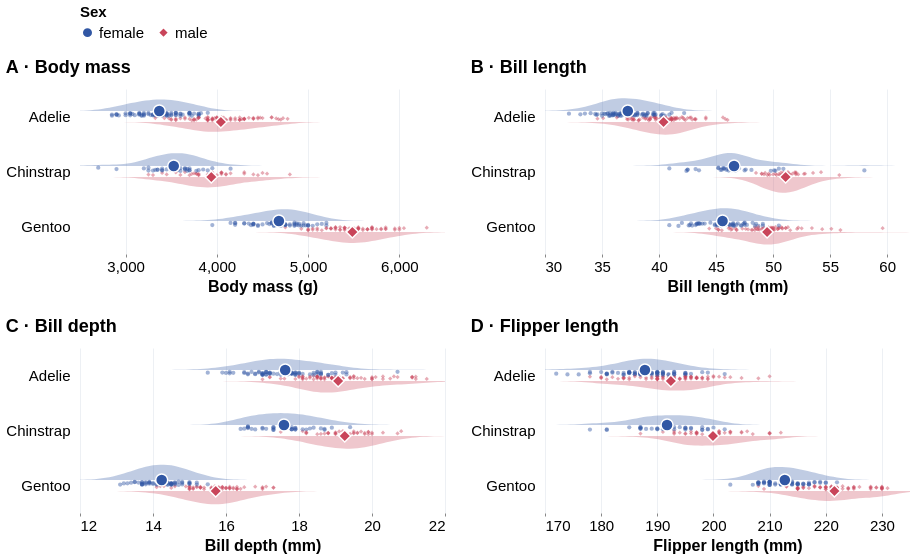

The specification (Vega-Lite) saved for this image:
### Vega-Lite specification from a JSON file in a GitHub repository (floating-point values rounded to 4 significant figures; data arrays with more than 128 entries replaced by an {"elided": "..."} marker saying what was removed)
{"$schema": "https://vega.github.io/schema/vega-lite/v6.json", "concat": [{"data": {"values": {"elided": "333 records"}}, "width": 365, "height": 165, "title": "A · Body mass", "encoding": {"x": {"field": "body_mass_g", "type": "quantitative", "title": "Body mass (g)", "scale": {"domain": [2500, 6500], "zero": false}, "axis": {"tickCount": 5}}, "y": {"field": "rowY", "type": "quantitative", "title": null, "scale": {"domain": [-0.5, 2.5], "reverse": true}, "axis": {"values": [0, 1, 2], "grid": false, "ticks": false, "labelPadding": 10, "labelExpr": "['Adelie','Chinstrap','Gentoo'][datum.value]"}}}, "layer": [{"transform": [{"density": "body_mass_g", "groupby": ["species", "sex"], "bandwidth": 180, "extent": [2500, 6500], "steps": 100, "as": ["body_mass_g", "density"]}, {"as": "speciesRow", "calculate": "datum.species === 'Adelie' ? 0 : datum.species === 'Chinstrap' ? 1 : 2"}, {"as": "side", "calculate": "datum.sex === 'female' ? -1 : 1"}, {"as": "rowY", "calculate": "datum.speciesRow + datum.side * 0.1"}, {"as": "edgeY", "calculate": "datum.rowY + datum.side * datum.density * 180"}], "mark": {"type": "area", "orient": "vertical", "opacity": 0.3}, "encoding": {"x": {"field": "body_mass_g", "type": "quantitative", "title": "Body mass (g)", "scale": {"domain": [2500, 6500], "zero": false}, "axis": {"tickCount": 5}}, "y": {"field": "edgeY", "type": "quantitative", "stack": null}, "y2": {"field": "rowY"}, "color": {"field": "sex", "type": "nominal", "title": "Sex", "scale": {"domain": ["female", "male"], "range": ["#3157a4", "#c9455a"]}}, "detail": [{"field": "species"}, {"field": "sex"}]}}, {"transform": [{"as": "speciesRow", "calculate": "datum.species === 'Adelie' ? 0 : datum.species === 'Chinstrap' ? 1 : 2"}, {"as": "side", "calculate": "datum.sex === 'female' ? -1 : 1"}, {"as": "rowY", "calculate": "datum.speciesRow + datum.side * 0.1"}, {"as": "pointY", "calculate": "datum.rowY - datum.side * (0.03 + (datum.row * 73 % 101) / 100 * 0.06)"}], "mark": {"type": "point", "filled": true, "size": 18, "opacity": 0.45}, "encoding": {"color": {"field": "sex", "type": "nominal", "title": "Sex", "scale": {"domain": ["female", "male"], "range": ["#3157a4", "#c9455a"]}}, "shape": {"field": "sex", "type": "nominal", "title": "Sex", "scale": {"domain": ["female", "male"], "range": ["circle", "diamond"]}}, "tooltip": [{"field": "species"}, {"field": "sex"}, {"field": "body_mass_g", "type": "quantitative", "title": "Body mass (g)"}], "y": {"field": "pointY", "type": "quantitative"}}}, {"mark": {"type": "point", "filled": true, "size": 145, "opacity": 1, "stroke": "white", "strokeWidth": 1.5}, "encoding": {"color": {"field": "sex", "type": "nominal", "title": "Sex", "scale": {"domain": ["female", "male"], "range": ["#3157a4", "#c9455a"]}}, "shape": {"field": "sex", "type": "nominal", "title": "Sex", "scale": {"domain": ["female", "male"], "range": ["circle", "diamond"]}}, "x": {"field": "body_mass_g", "type": "quantitative", "title": "Body mass (g)", "scale": {"domain": [2500, 6500], "zero": false}, "axis": {"tickCount": 5}, "aggregate": "mean"}, "tooltip": [{"field": "species"}, {"field": "sex"}, {"field": "body_mass_g", "aggregate": "mean", "type": "quantitative", "title": "Mean", "format": ".1f"}]}, "transform": [{"as": "speciesRow", "calculate": "datum.species === 'Adelie' ? 0 : datum.species === 'Chinstrap' ? 1 : 2"}, {"as": "side", "calculate": "datum.sex === 'female' ? -1 : 1"}, {"as": "rowY", "calculate": "datum.speciesRow + datum.side * 0.1"}]}]}, {"data": {"values": {"elided": "333 records"}}, "width": 365, "height": 165, "title": "B · Bill length", "encoding": {"x": {"field": "bill_length_mm", "type": "quantitative", "title": "Bill length (mm)", "scale": {"domain": [30, 62], "zero": false}, "axis": {"tickCount": 5}}, "y": {"field": "rowY", "type": "quantitative", "title": null, "scale": {"domain": [-0.5, 2.5], "reverse": true}, "axis": {"values": [0, 1, 2], "grid": false, "ticks": false, "labelPadding": 10, "labelExpr": "['Adelie','Chinstrap','Gentoo'][datum.value]"}}}, "layer": [{"transform": [{"density": "bill_length_mm", "groupby": ["species", "sex"], "bandwidth": 1.5, "extent": [30, 62], "steps": 100, "as": ["bill_length_mm", "density"]}, {"as": "speciesRow", "calculate": "datum.species === 'Adelie' ? 0 : datum.species === 'Chinstrap' ? 1 : 2"}, {"as": "side", "calculate": "datum.sex === 'female' ? -1 : 1"}, {"as": "rowY", "calculate": "datum.speciesRow + datum.side * 0.1"}, {"as": "edgeY", "calculate": "datum.rowY + datum.side * datum.density * 1.5"}], "mark": {"type": "area", "orient": "vertical", "opacity": 0.3}, "encoding": {"x": {"field": "bill_length_mm", "type": "quantitative", "title": "Bill length (mm)", "scale": {"domain": [30, 62], "zero": false}, "axis": {"tickCount": 5}}, "y": {"field": "edgeY", "type": "quantitative", "stack": null}, "y2": {"field": "rowY"}, "color": {"field": "sex", "type": "nominal", "title": "Sex", "scale": {"domain": ["female", "male"], "range": ["#3157a4", "#c9455a"]}}, "detail": [{"field": "species"}, {"field": "sex"}]}}, {"transform": [{"as": "speciesRow", "calculate": "datum.species === 'Adelie' ? 0 : datum.species === 'Chinstrap' ? 1 : 2"}, {"as": "side", "calculate": "datum.sex === 'female' ? -1 : 1"}, {"as": "rowY", "calculate": "datum.speciesRow + datum.side * 0.1"}, {"as": "pointY", "calculate": "datum.rowY - datum.side * (0.03 + (datum.row * 73 % 101) / 100 * 0.06)"}], "mark": {"type": "point", "filled": true, "size": 18, "opacity": 0.45}, "encoding": {"color": {"field": "sex", "type": "nominal", "title": "Sex", "scale": {"domain": ["female", "male"], "range": ["#3157a4", "#c9455a"]}}, "shape": {"field": "sex", "type": "nominal", "title": "Sex", "scale": {"domain": ["female", "male"], "range": ["circle", "diamond"]}}, "tooltip": [{"field": "species"}, {"field": "sex"}, {"field": "bill_length_mm", "type": "quantitative", "title": "Bill length (mm)"}], "y": {"field": "pointY", "type": "quantitative"}}}, {"mark": {"type": "point", "filled": true, "size": 145, "opacity": 1, "stroke": "white", "strokeWidth": 1.5}, "encoding": {"color": {"field": "sex", "type": "nominal", "title": "Sex", "scale": {"domain": ["female", "male"], "range": ["#3157a4", "#c9455a"]}}, "shape": {"field": "sex", "type": "nominal", "title": "Sex", "scale": {"domain": ["female", "male"], "range": ["circle", "diamond"]}}, "x": {"field": "bill_length_mm", "type": "quantitative", "title": "Bill length (mm)", "scale": {"domain": [30, 62], "zero": false}, "axis": {"tickCount": 5}, "aggregate": "mean"}, "tooltip": [{"field": "species"}, {"field": "sex"}, {"field": "bill_length_mm", "aggregate": "mean", "type": "quantitative", "title": "Mean", "format": ".1f"}]}, "transform": [{"as": "speciesRow", "calculate": "datum.species === 'Adelie' ? 0 : datum.species === 'Chinstrap' ? 1 : 2"}, {"as": "side", "calculate": "datum.sex === 'female' ? -1 : 1"}, {"as": "rowY", "calculate": "datum.speciesRow + datum.side * 0.1"}]}]}, {"data": {"values": {"elided": "333 records"}}, "width": 365, "height": 165, "title": "C · Bill depth", "encoding": {"x": {"field": "bill_depth_mm", "type": "quantitative", "title": "Bill depth (mm)", "scale": {"domain": [12, 22], "zero": false}, "axis": {"tickCount": 5}}, "y": {"field": "rowY", "type": "quantitative", "title": null, "scale": {"domain": [-0.5, 2.5], "reverse": true}, "axis": {"values": [0, 1, 2], "grid": false, "ticks": false, "labelPadding": 10, "labelExpr": "['Adelie','Chinstrap','Gentoo'][datum.value]"}}}, "layer": [{"transform": [{"density": "bill_depth_mm", "groupby": ["species", "sex"], "bandwidth": 0.55, "extent": [12, 22], "steps": 100, "as": ["bill_depth_mm", "density"]}, {"as": "speciesRow", "calculate": "datum.species === 'Adelie' ? 0 : datum.species === 'Chinstrap' ? 1 : 2"}, {"as": "side", "calculate": "datum.sex === 'female' ? -1 : 1"}, {"as": "rowY", "calculate": "datum.speciesRow + datum.side * 0.1"}, {"as": "edgeY", "calculate": "datum.rowY + datum.side * datum.density * 0.55"}], "mark": {"type": "area", "orient": "vertical", "opacity": 0.3}, "encoding": {"x": {"field": "bill_depth_mm", "type": "quantitative", "title": "Bill depth (mm)", "scale": {"domain": [12, 22], "zero": false}, "axis": {"tickCount": 5}}, "y": {"field": "edgeY", "type": "quantitative", "stack": null}, "y2": {"field": "rowY"}, "color": {"field": "sex", "type": "nominal", "title": "Sex", "scale": {"domain": ["female", "male"], "range": ["#3157a4", "#c9455a"]}}, "detail": [{"field": "species"}, {"field": "sex"}]}}, {"transform": [{"as": "speciesRow", "calculate": "datum.species === 'Adelie' ? 0 : datum.species === 'Chinstrap' ? 1 : 2"}, {"as": "side", "calculate": "datum.sex === 'female' ? -1 : 1"}, {"as": "rowY", "calculate": "datum.speciesRow + datum.side * 0.1"}, {"as": "pointY", "calculate": "datum.rowY - datum.side * (0.03 + (datum.row * 73 % 101) / 100 * 0.06)"}], "mark": {"type": "point", "filled": true, "size": 18, "opacity": 0.45}, "encoding": {"color": {"field": "sex", "type": "nominal", "title": "Sex", "scale": {"domain": ["female", "male"], "range": ["#3157a4", "#c9455a"]}}, "shape": {"field": "sex", "type": "nominal", "title": "Sex", "scale": {"domain": ["female", "male"], "range": ["circle", "diamond"]}}, "tooltip": [{"field": "species"}, {"field": "sex"}, {"field": "bill_depth_mm", "type": "quantitative", "title": "Bill depth (mm)"}], "y": {"field": "pointY", "type": "quantitative"}}}, {"mark": {"type": "point", "filled": true, "size": 145, "opacity": 1, "stroke": "white", "strokeWidth": 1.5}, "encoding": {"color": {"field": "sex", "type": "nominal", "title": "Sex", "scale": {"domain": ["female", "male"], "range": ["#3157a4", "#c9455a"]}}, "shape": {"field": "sex", "type": "nominal", "title": "Sex", "scale": {"domain": ["female", "male"], "range": ["circle", "diamond"]}}, "x": {"field": "bill_depth_mm", "type": "quantitative", "title": "Bill depth (mm)", "scale": {"domain": [12, 22], "zero": false}, "axis": {"tickCount": 5}, "aggregate": "mean"}, "tooltip": [{"field": "species"}, {"field": "sex"}, {"field": "bill_depth_mm", "aggregate": "mean", "type": "quantitative", "title": "Mean", "format": ".1f"}]}, "transform": [{"as": "speciesRow", "calculate": "datum.species === 'Adelie' ? 0 : datum.species === 'Chinstrap' ? 1 : 2"}, {"as": "side", "calculate": "datum.sex === 'female' ? -1 : 1"}, {"as": "rowY", "calculate": "datum.speciesRow + datum.side * 0.1"}]}]}, {"data": {"values": {"elided": "333 records"}}, "width": 365, "height": 165, "title": "D · Flipper length", "encoding": {"x": {"field": "flipper_length_mm", "type": "quantitative", "title": "Flipper length (mm)", "scale": {"domain": [170, 235], "zero": false}, "axis": {"tickCount": 5}}, "y": {"field": "rowY", "type": "quantitative", "title": null, "scale": {"domain": [-0.5, 2.5], "reverse": true}, "axis": {"values": [0, 1, 2], "grid": false, "ticks": false, "labelPadding": 10, "labelExpr": "['Adelie','Chinstrap','Gentoo'][datum.value]"}}}, "layer": [{"transform": [{"density": "flipper_length_mm", "groupby": ["species", "sex"], "bandwidth": 3, "extent": [170, 235], "steps": 100, "as": ["flipper_length_mm", "density"]}, {"as": "speciesRow", "calculate": "datum.species === 'Adelie' ? 0 : datum.species === 'Chinstrap' ? 1 : 2"}, {"as": "side", "calculate": "datum.sex === 'female' ? -1 : 1"}, {"as": "rowY", "calculate": "datum.speciesRow + datum.side * 0.1"}, {"as": "edgeY", "calculate": "datum.rowY + datum.side * datum.density * 3"}], "mark": {"type": "area", "orient": "vertical", "opacity": 0.3}, "encoding": {"x": {"field": "flipper_length_mm", "type": "quantitative", "title": "Flipper length (mm)", "scale": {"domain": [170, 235], "zero": false}, "axis": {"tickCount": 5}}, "y": {"field": "edgeY", "type": "quantitative", "stack": null}, "y2": {"field": "rowY"}, "color": {"field": "sex", "type": "nominal", "title": "Sex", "scale": {"domain": ["female", "male"], "range": ["#3157a4", "#c9455a"]}}, "detail": [{"field": "species"}, {"field": "sex"}]}}, {"transform": [{"as": "speciesRow", "calculate": "datum.species === 'Adelie' ? 0 : datum.species === 'Chinstrap' ? 1 : 2"}, {"as": "side", "calculate": "datum.sex === 'female' ? -1 : 1"}, {"as": "rowY", "calculate": "datum.speciesRow + datum.side * 0.1"}, {"as": "pointY", "calculate": "datum.rowY - datum.side * (0.03 + (datum.row * 73 % 101) / 100 * 0.06)"}], "mark": {"type": "point", "filled": true, "size": 18, "opacity": 0.45}, "encoding": {"color": {"field": "sex", "type": "nominal", "title": "Sex", "scale": {"domain": ["female", "male"], "range": ["#3157a4", "#c9455a"]}}, "shape": {"field": "sex", "type": "nominal", "title": "Sex", "scale": {"domain": ["female", "male"], "range": ["circle", "diamond"]}}, "tooltip": [{"field": "species"}, {"field": "sex"}, {"field": "flipper_length_mm", "type": "quantitative", "title": "Flipper length (mm)"}], "y": {"field": "pointY", "type": "quantitative"}}}, {"mark": {"type": "point", "filled": true, "size": 145, "opacity": 1, "stroke": "white", "strokeWidth": 1.5}, "encoding": {"color": {"field": "sex", "type": "nominal", "title": "Sex", "scale": {"domain": ["female", "male"], "range": ["#3157a4", "#c9455a"]}}, "shape": {"field": "sex", "type": "nominal", "title": "Sex", "scale": {"domain": ["female", "male"], "range": ["circle", "diamond"]}}, "x": {"field": "flipper_length_mm", "type": "quantitative", "title": "Flipper length (mm)", "scale": {"domain": [170, 235], "zero": false}, "axis": {"tickCount": 5}, "aggregate": "mean"}, "tooltip": [{"field": "species"}, {"field": "sex"}, {"field": "flipper_length_mm", "aggregate": "mean", "type": "quantitative", "title": "Mean", "format": ".1f"}]}, "transform": [{"as": "speciesRow", "calculate": "datum.species === 'Adelie' ? 0 : datum.species === 'Chinstrap' ? 1 : 2"}, {"as": "side", "calculate": "datum.sex === 'female' ? -1 : 1"}, {"as": "rowY", "calculate": "datum.speciesRow + datum.side * 0.1"}]}]}], "columns": 2, "spacing": 24, "resolve": {"scale": {"x": "independent", "y": "shared", "color": "shared", "shape": "shared"}}, "config": {"font": "Arial", "background": "white", "view": {"stroke": null}, "axis": {"labelFontSize": 15, "titleFontSize": 16, "gridColor": "#edf0f4", "domain": false, "tickSize": 3}, "legend": {"orient": "top", "labelFontSize": 15, "titleFontSize": 15, "symbolSize": 110, "symbolOpacity": 1, "titleLimit": 400}, "title": {"fontSize": 18, "anchor": "start", "offset": 12}}}
